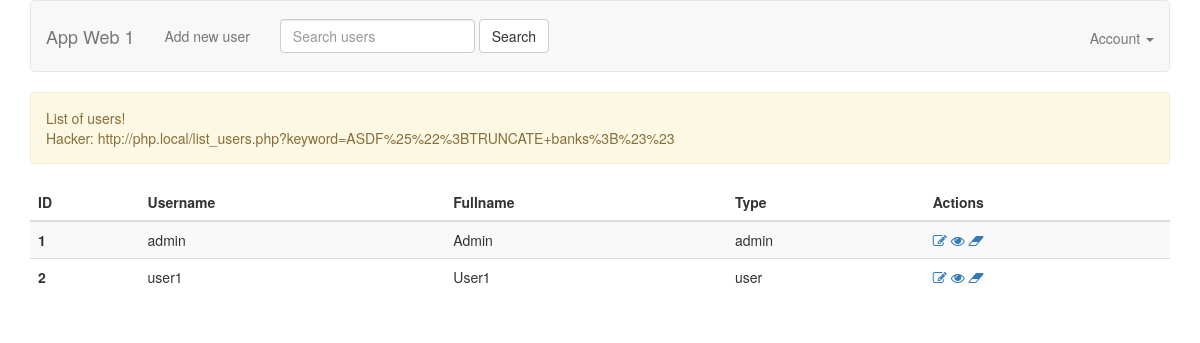
The page /list_users.php on the database as committed earlier.
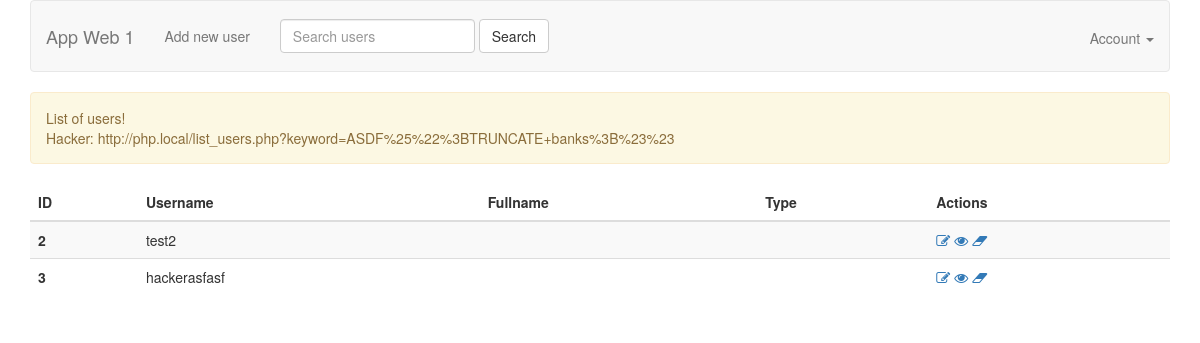
The same page on the database as committed later.
### tables this page shows
CREATE TABLE `users` (
  `id` int(11) NOT NULL,
  `name` text NOT NULL,
  `fullname` varchar(100) NOT NULL,
  `email` varchar(100) NOT NULL,
  `type` varchar(100) NOT NULL,
  `password` varchar(250) NOT NULL
);

### models/UserModel.php (called while the page is built, shortened)
<?php
require_once 'BaseModel.php';
class UserModel extends BaseModel {
    public function getUsers($params = []) {
        if (!empty($params['keyword'])) {
            $sql = 'SELECT * FROM users WHERE name LIKE "%' . $params['keyword'] .'%"';
            $users = self::$_connection->multi_query($sql);
        } else {
            $sql = 'SELECT * FROM users';
            $users = $this->select($sql);
        }
        return $users;
    }
}

### models/BaseModel.php (called while the page is built, shortened)
<?php
abstract class BaseModel {
    protected static $_connection;
    public function __construct() {
        if (!isset(self::$_connection)) {
            self::$_connection = mysqli_connect(DB_HOST, DB_USER, DB_PASSWORD, DB_NAME, DB_PORT);
        }
    }
    protected function query($sql) {
        $result = self::$_connection->query($sql);
        return $result;
    }
    protected function select($sql) {
        $result = $this->query($sql);
        $rows = [];
        if (!empty($result)) {
            while ($row = $result->fetch_assoc()) {
                $rows[] = $row;
            }
        }
        return $rows;
    }
}

### list_users.php (the view, shortened to what this page needs)
<?php
require_once 'models/UserModel.php';
$userModel = new UserModel();
$params = [];
$users = $userModel->getUsers($params);
?>
<!DOCTYPE html>
<html>
<head>
    <?php include 'views/meta.php' ?>
</head>
<body>
    <?php include 'views/header.php'?>
    <div class="container">
        <?php if (!empty($users)) {?>
            <div class="alert alert-warning" role="alert">
                List of users! <br>
                Hacker: http://php.local/list_users.php?keyword=ASDF%25%22%3BTRUNCATE+banks%3B%23%23
            </div>
            <table class="table table-striped">
                <thead>
                    <tr>
                        <th scope="col">ID</th>
                        <th scope="col">Username</th>
                        <th scope="col">Fullname</th>
                        <th scope="col">Type</th>
                        <th scope="col">Actions</th>
                    </tr>
                </thead>
                <tbody>
                    <?php foreach ($users as $user) {?>
                        <tr>
                            <th scope="row"><?php echo $user['id']?></th>
                            <td>
                                <?php echo $user['name']?>
                            </td>
                            <td>
                                <?php echo $user['fullname']?>
                            </td>
                            <td>
                                <?php echo $user['type']?>
                            </td>
                            <td>
                                <a href="form_user.php?id=<?php echo $user['id'] ?>">
                                    <i class="fa fa-pencil-square-o" aria-hidden="true" title="Update"></i>
                                </a>
                                <a href="view_user.php?id=<?php echo $user['id'] ?>">
                                    <i class="fa fa-eye" aria-hidden="true" title="View"></i>
                                </a>
                                <a href="delete_user.php?id=<?php echo $user['id'] ?>">
                                    <i class="fa fa-eraser" aria-hidden="true" title="Delete"></i>
                                </a>
                            </td>
                        </tr>
                    <?php } ?>
                </tbody>
            </table>
        <?php }else { ?>
            <div class="alert alert-dark" role="alert">
                This is a dark alert—check it out!
            </div>
        <?php } ?>
    </div>
</body>
</html>

### views/meta.php (shortened to what this page needs)
<link rel="stylesheet" type="text/css" href="public/css/styles.css">
<link rel="stylesheet" type="text/css" href="public/css/bootstrap.min-3.3.7.css">
<link rel="stylesheet" type="text/css" href="public/css/font-awesome.min-4.6.3.css">

### views/header.php (shortened to what this page needs)
<?php
$keyword = '';
?>
<div class="container">
    <nav class="navbar navbar-icon-top navbar-default">
            <div class="navbar-header">
                <a class="navbar-brand" href="list_users.php">App Web 1</a>
            </div>
            <div class="collapse navbar-collapse" id="bs-example-navbar-collapse-1">
                <ul class="nav navbar-nav">
                    <li><a href="form_user.php">Add new user</a></li>
                </ul>
                <form class="navbar-form navbar-left">
                    <div class="form-group">
                        <input type="text" name="keyword" class="form-control" placeholder="Search users"
                               value="<?php echo $keyword ?>"
                        >
                    </div>
                    <button type="submit" class="btn btn-default">Search</button>
                </form>
                <ul class="nav navbar-nav navbar-right">
                    <li class="dropdown">
                        <a href="#" class="dropdown-toggle" data-toggle="dropdown" role="button" aria-haspopup="true" aria-expanded="false">
                            Account <span class="caret"></span>
                        </a>
                    </li>
                </ul>
            </div>
    </nav>
</div>

### public/css/styles.css (style rules this page uses)
.btn { padding: 10px; font-size: 15px; color: white; background: #5F9EA0; border: none; border-radius: 5px; }
@media (min-width: 768px) { .navbar-icon-top .navbar-brand { padding: 25px 15px; } }
@media (min-width: 768px) { .navbar-icon-top .navbar-btn, .navbar-icon-top .navbar-form { margin-top: 18px; margin-bottom: 18px; } }
@media (min-width: 768px) { .navbar-icon-top .navbar-nav>li>a { text-align: center; display: table-cell; height: 70px; vertical-align: middle; padding-top: 0; padding-bottom: 0; } }

Rows that differ between the two databases and show on the page:
removed users: id "1", name "admin", fullname "Admin", type "admin"
changed users id 2: name "user1" → "test2"; fullname "User1" → (not shown); type "user" → (not shown)
added users: id "3", name "hackerasfasf"
